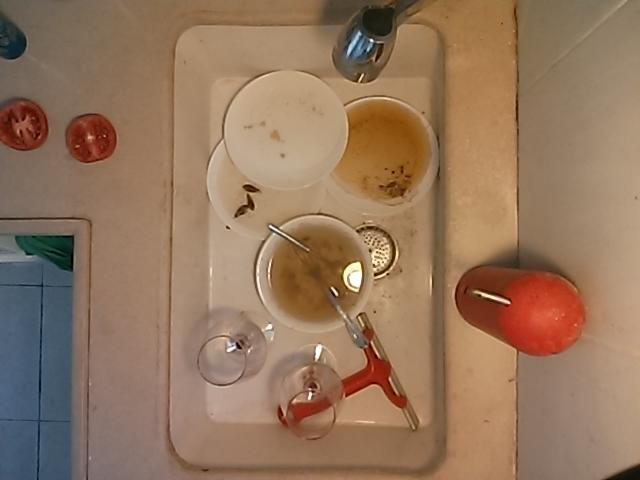
#> input picture tests/sample_files/4d_2g/16_03_31_16:43.jpg, 640 x 480 px
$ python sink_inspector.py tests/sample_files/4d_2g/16_03_31_16:43.jpg   (older library calls are emulated)
#> lines starting #> are read from the running program, lines starting #| are printed output that depends on the picture
### utils.py
import matplotlib.pyplot as plt

def draw_res(out, *fs):
    if out is None:
        return

    fig, axs = plt.subplots(nrows=1,
        ncols=len(fs),
        figsize=(8, 3),
        sharex=True,
        sharey=True
    )

    for (ax, f) in zip(axs, fs):
        ax.axis('on')
        ax.imshow(f, cmap=plt.cm.gray)

    fig.tight_layout()
    plt.savefig(out)

### sink_inspector.py
from scipy.misc import imread
from skimage.feature import canny, peak_local_max
from skimage import morphology
from skimage.io import imread
from skimage import filters
from itertools import chain
from collections import namedtuple
from utils import draw_res
from skimage import exposure
from skimage.draw import circle_perimeter
from skimage import color
from scipy import ndimage as ndi

import math
import sys

from skimage.transform import hough_circle
import numpy as np

Dirtiness = namedtuple(
    'Dirtiness', ['score', 'edges', 'dishes']
)


def distance(x1, x2, y1, y2):
    return math.hypot(
        x1 - x2,
        y1 - y2,
    )

sink_x, sink_y, sink_r = (191, 189, 25)

def is_sink_hole(x, y, r):
    dt = distance(x, sink_x, y, sink_y)
    rd = abs(r - sink_r)

    return dt < 20 and rd < 15


def count_dishes(out, sink):
    edges = canny(
        sink,
        sigma=2,
        #low_threshold=10,
        high_threshold=0.3
    )

    hough_radii = np.arange(25, 70, 1)
    hough_res = hough_circle(edges, hough_radii)
    centers = []
    accums = []
    radii = []

    for radius, h in zip(hough_radii, hough_res):
        num_peaks = 2
        peaks = peak_local_max(h, num_peaks=num_peaks)
        centers.extend(peaks)
        accums.extend(h[peaks[:, 0], peaks[:, 1]])
        radii.extend([radius] * num_peaks)

    sink = color.gray2rgb(sink)
    hits = {}

    for idx in np.argsort(accums)[::-1][:25]:
        center_x, center_y = centers[idx]
        radius = radii[idx]

        if is_sink_hole(center_x, center_y, radius):
            continue

        for d in hits.keys():
            dx, dy, dr = d

            dt = distance(center_x, dx, center_y, dy)

            if dt <= 40 and abs(dr - radius) < 50:
                hits[d] += 1
                break
        else:
            hits[(center_x, center_y, radius)] = 1


    dishes = [k for k,v in hits.iteritems()]

    for dish in dishes:
        center_x, center_y, radius = dish

        cx, cy = circle_perimeter(center_y, center_x, radius)

        try:
            sink[cy, cx] = (220, 250, 20)
        except IndexError:
            continue


    draw_res(out, sink, edges)
    return len(dishes)


def count_edges(sink):
    edges = canny(sink, sigma=1)
    return sum([int(i) for i in chain(*edges)])

def adjust_brightness_gamma_log(sink):
    sink = exposure.adjust_gamma(sink, 3, 1)
    sink = exposure.adjust_log(sink, 2)
    return sink

def get_dirtiness(f, out=None):
    sink = get_sink(f)
#> in get_sink, `return imread(f, True)`:
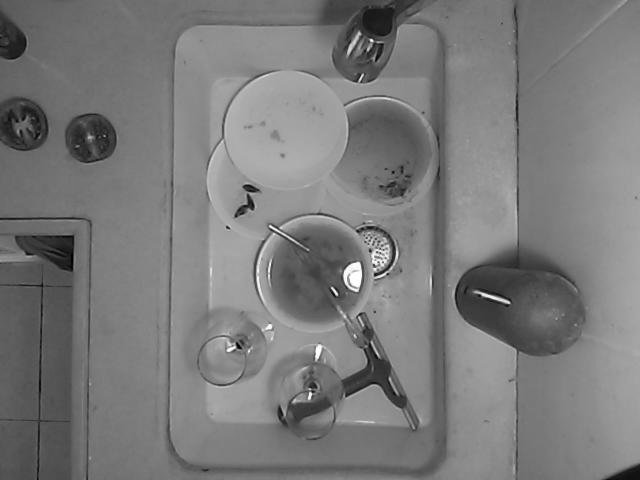
#> returned value: shape (480, 640) float64; min 0.00281, max 1, mean 0.48
    sink = sink[60:450, 180:440]
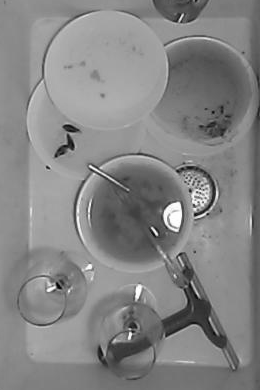
#> sink: shape (390, 260) float64; min 0.0125, max 0.999, mean 0.522
    #sink = adjust_brightness(sink)
    sink = adjust_brightness_gamma_log(sink)
#> in adjust_brightness_gamma_log, `sink = exposure.adjust_log(sink, 2)`:
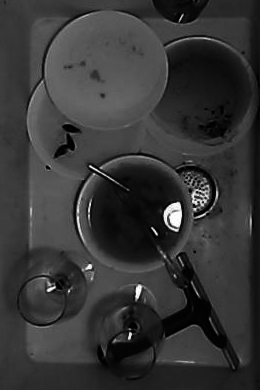
#> sink: shape (390, 260) float64; min 5.64e-06, max 2, mean 0.427; drawn with min black and max white

    dishes = count_dishes(out, sink)
#> in count_dishes, `edges = canny( sink, sigma=2,`:
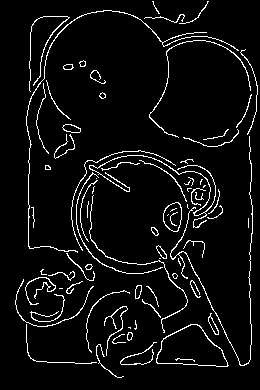
#> edges: shape (390, 260) bool; 5.6% white in thin lines or dots
#> the loop in count_dishes, `for radius, h in zip(hough_radii, hough_res):` made 45 passes
#> peaks on passes 1 to 12: [[190, 191], [301, 40]], [[190, 189], [300, 41]], [[192, 192], [190, 188]], [[190, 187], [193, 191]], [[190, 186], [191, 186]], [[191, 185], [291, 57]], [[289, 57], [190, 184]], [[190, 183], [191, 183]], [[325, 119], [325, 120]], [[325, 121], [191, 181]], [[326, 122], [289, 52]], [[327, 122], [289, 51]]
#> after the loop in count_dishes, `for radius, h in zip(hough_radii, hough_res):`: accums = 90 values, max 0.667 at index 68, min 0.222 at index 87, mean 0.318; centers = 90 pairs, first value 70 to 334, second value 40 to 214; radii = 90 values from 25 to 69
#> the loop in count_dishes, `for idx in np.argsort(accums)[::-1][:25]:` made 25 passes
#> (idx, center_x, center_y, radius, dt in is_sink_hole, rd in is_sink_hole) on passes 1 to 12: (68, 214, 135, 59, 58.69, 34), (72, 71, 107, 61, 145.3, 36), (4, 192, 192, 27, 3.16, 2), (73, 212, 136, 61, 57.01, 36), (52, 91, 199, 51, 100.5, 26), (0, 190, 191, 25, 2.24, 0), (53, 213, 136, 51, 57.38, 26), (66, 213, 134, 58, 59.24, 33), (58, 215, 134, 54, 60.01, 29), (62, 216, 132, 56, 62.24, 31), (74, 212, 133, 62, 59.81, 37), (59, 209, 135, 54, 56.92, 29)
#> after the loop in count_dishes, `for idx in np.argsort(accums)[::-1][:25]:`: hits = {(214, 135, 59): 13, (71, 107, 61): 3, (91, 199, 51): 3, (300, 41, 26): 2}
#> in count_dishes, `dishes = [k for k,v in hits.iteritems()]`: dishes = [(214, 135, 59), (71, 107, 61), (91, 199, 51), (300, 41, 26)]
#> the loop in count_dishes, `for dish in dishes:` made 4 passes
#> after the loop in count_dishes, `for dish in dishes:`:
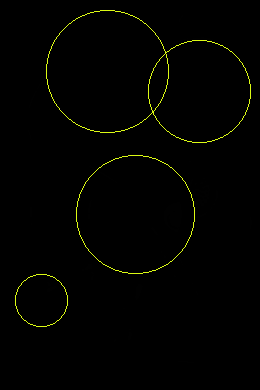
#> sink: shape (390, 260, 3) float64; mean R, G, B 2.8, 3.2, 0.6
#> in draw_res, `plt.savefig(out)`:
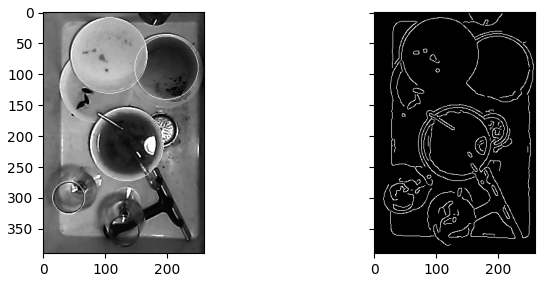
#> figure drawn by matplotlib, 2 panels
#> dishes = 4
    edges = count_edges(sink)
#> in count_edges, `edges = canny(sink, sigma=1)`:
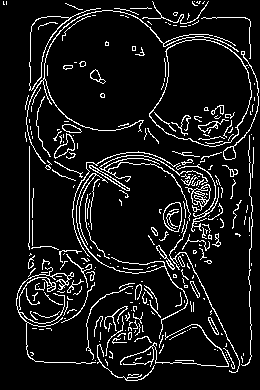
#> edges: shape (390, 260) bool; 9.1% white in thin lines or dots
#> edges = 9274
    score = edges * (dishes + 1)
#> score = 46370

    return Dirtiness(score, edges, dishes)

def adjust_brightness(sink):
    sink = sink.copy()

    pmin, pmax = np.percentile(sink, (2, 98))

    nsink = exposure.rescale_intensity(
        sink,
        in_range=(pmin, pmax)
    )

    sink = exposure.equalize_hist(sink)

    # Adaptive Equalization
    return exposure.equalize_adapthist(
        sink,
        clip_limit=0.02
    )

def get_sink(f):
    return imread(f, True)


if __name__ == '__main__':
    sinks = [
        #'tests/sample_files/1d/16_03_31_18:53.jpg',
        #'tests/sample_files/4d_2g/16_03_31_15:33.jpg',
        #'tests/sample_files/4d_2g/16_03_31_16:33.jpg',
        'tests/sample_files/4d_2g/16_03_31_16:43.jpg',
        #'tests/sample_files/1d_1g/16_04_01_12:14.jpg',
        #'tests/sample_files/1d_1g/16_04_01_04:04.jpg'
        #'tests/sample_files/1d_1g/16_04_01_03:04.jpg',
        #'tests/sample_files/2d_1g/16_04_01_21:25.jpg',
        #'tests/sample_files/1d_1g/16_04_01_06:44.jpg',
        #'tests/sample_files/1d_1g/16_04_01_03:24.jpg',
        #'tests/sample_files/1d_1g/16_04_01_03:14.jpg',
    ]

    for sink in sinks:
        d = get_dirtiness(sink, sys.argv[1])
#> d = (46370, 9274, 4)
        print('{}: {}'.format(sink, d))
#| tests/sample_files/4d_2g/16_03_31_16:43.jpg: Dirtiness(score=46370, edges=9274, dishes=4)
